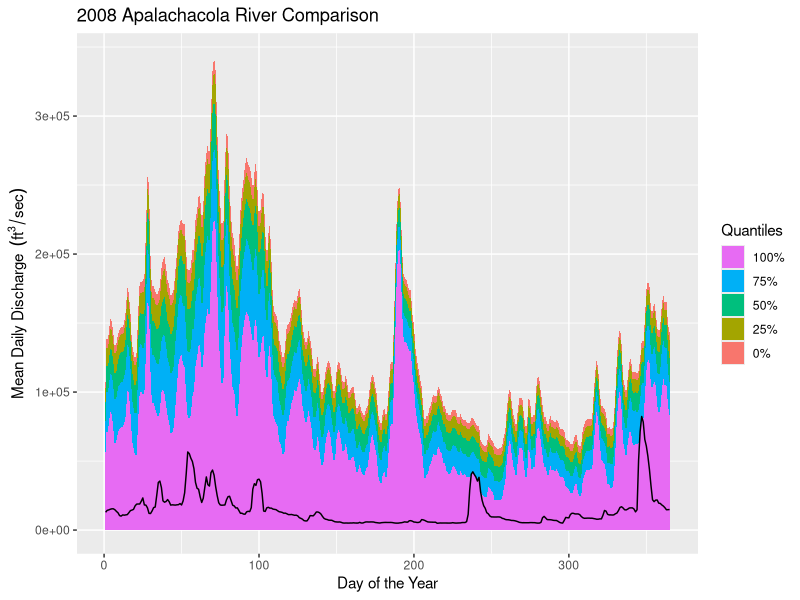
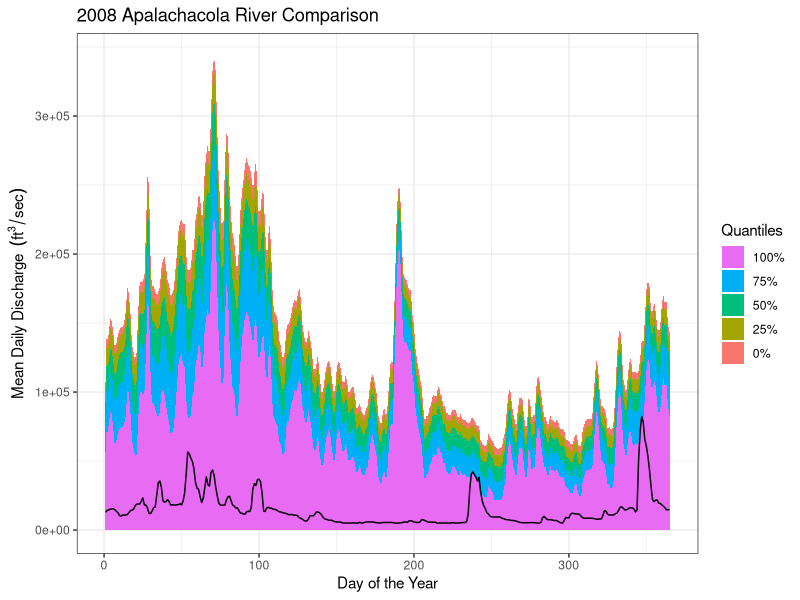

The R source for these figures, in order:
################################################################################
#        Quartile Plot Comparison         
############################################################################### 
setwd('C:\\Users\\Mike Dodrill\\Desktop\\Flow Summaries\\DATA')
rm(list=ls(all=TRUE))
library(reshape)
library(ggplot2)  

d1=read.csv("Apalach_flow_1950_2012.csv")                             
str(d1)                                                               
head(d1)                                                              
                                                                                                              
class(d1$Date)                                                        
d1$Date = as.POSIXct(strptime(as.character(d1$Date),"%m/%d/%Y"))   # Change the class of the date column  

d2 = subset(d1, substr(d1$Date,6,10)!='02-29')     # Take out Feb. 29th
# -------------------- Calculate the daily Quantile -------------------------- #   
# you can define the specific percentage you want by changing the probs argument
# examp = quantile(d1$Discharge, probs = seq(0, 1, 0.25))   

out = matrix(NA,365,5)   # Object to fill with the loop - quantiles for every day of the year
day = unique(paste(substr(d2$Date[],6,7),substr(d2$Date[],9,10),sep='-'))  # Unique days of the year
o=order(day,decreasing = FALSE)				# index for reordering day 
days=day[o]                           # order days  

length(days)   # Check 

for(i in 1:length(days)){
    ind = which(substr(d2$Date[],6,10)==days[i])
    out[i,] = quantile(d2[ind,][,4])
    }

head(out)    
# ----------------------- Reformat the quartile data ------------------------- #   
# Reformat the data into a form that ggplot likes
out2 = melt(out)
head(out2)
colnames(out2) = list("id","variable","value")
out2$variable = factor(out2$variable, levels=c("1","2","3","4","5"))
str(out2)

# ------------------ Format the individual years of data --------------------- #
# Subset years for plotting 
d_07 =subset(d2, substr(d2$Date,1,4)=='2007')
d_08 =subset(d2, substr(d2$Date,1,4)=='2008')
d_09 =subset(d2, substr(d2$Date,1,4)=='2009')
d_10 =subset(d2, substr(d2$Date,1,4)=='2010')
d_11 =subset(d2, substr(d2$Date,1,4)=='2011')

length(d_07$Date)    # Check 
length(d_08$Date)     
length(d_09$Date)
length(d_10$Date)
length(d_11$Date)

d3 = as.data.frame(cbind(d_07$Discharge,d_08$Discharge,d_09$Discharge,d_10$Discharge,d_11$Discharge)) 
class(d3)
head(d3)
colnames(d3) = list("D2007","D2008","D2009","D2010","D2011")
# Combine discharge with quantile data
d4 = cbind(d3,out2)
str(d4)
  
# ------------------------ Plots --------------------------------------------- #

p = ggplot(d4) + 
geom_area(aes(id, value, fill=variable)) + 
geom_line(aes(id,D2008)) +                       # Change what year to plot in black 
ylab(expression(paste('Mean Daily Discharge','  ',(ft^3 / sec)))) + 
xlab('Day of the Year') + 
ggtitle("2008 Apalachacola River Comparison") +  # Change title 
scale_fill_discrete(guide = guide_legend(title = "Quantiles", reverse=TRUE),
labels=c('0%','25%','50%','75%','100%'))
p
 
p + theme_bw()   # or with a white background 

# p + scale_fill_discrete(guide = guide_legend(title = "Quantiles")) 
# p + guides(fill=guide_legend(reverse=TRUE))
# guide_legend(fill=FALSE)  
### END ###### END ###### END ###### END ###### END ###### END ###### END ###    
